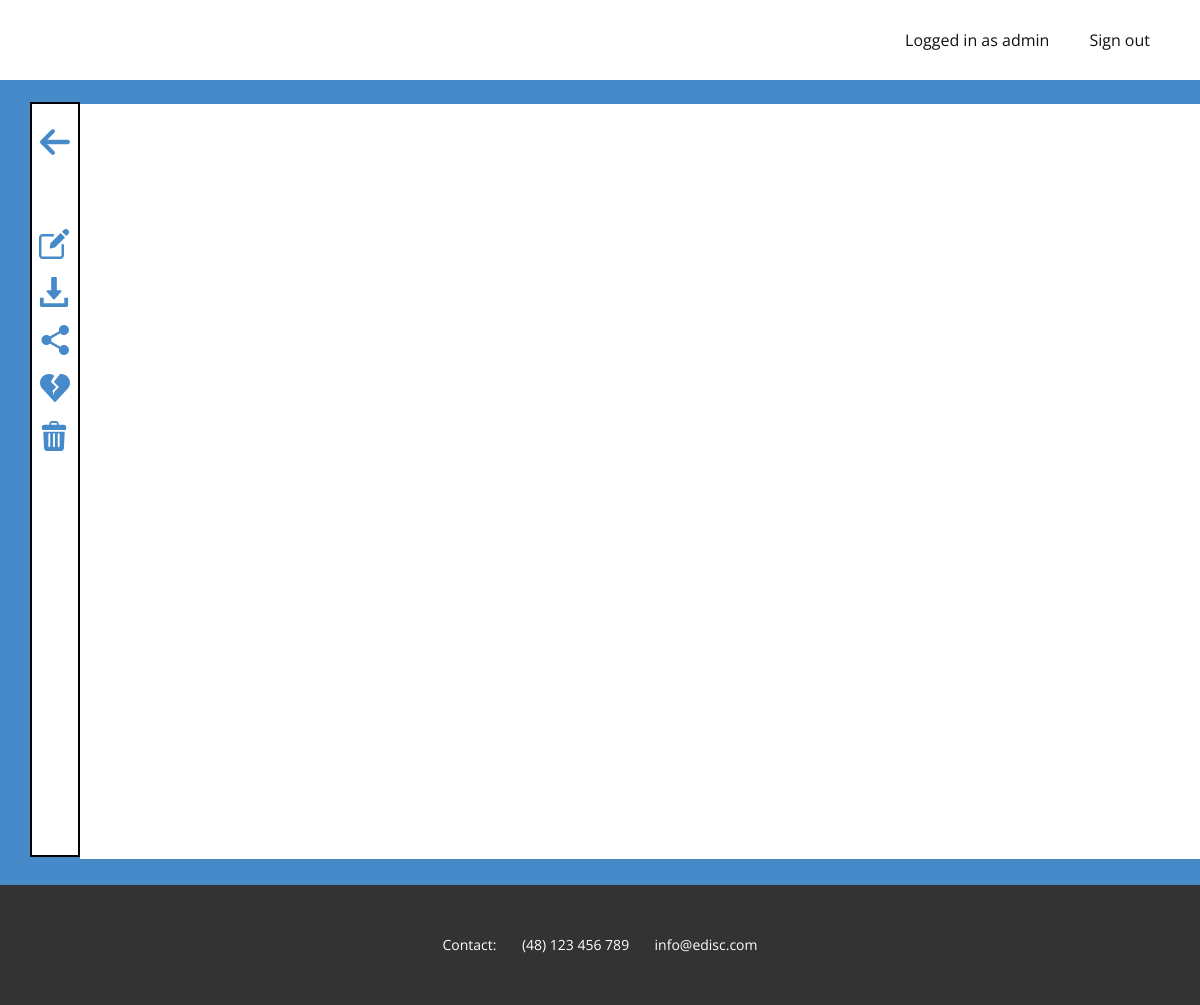
Before: /drive/favourites/ (signed in) with the older database file.
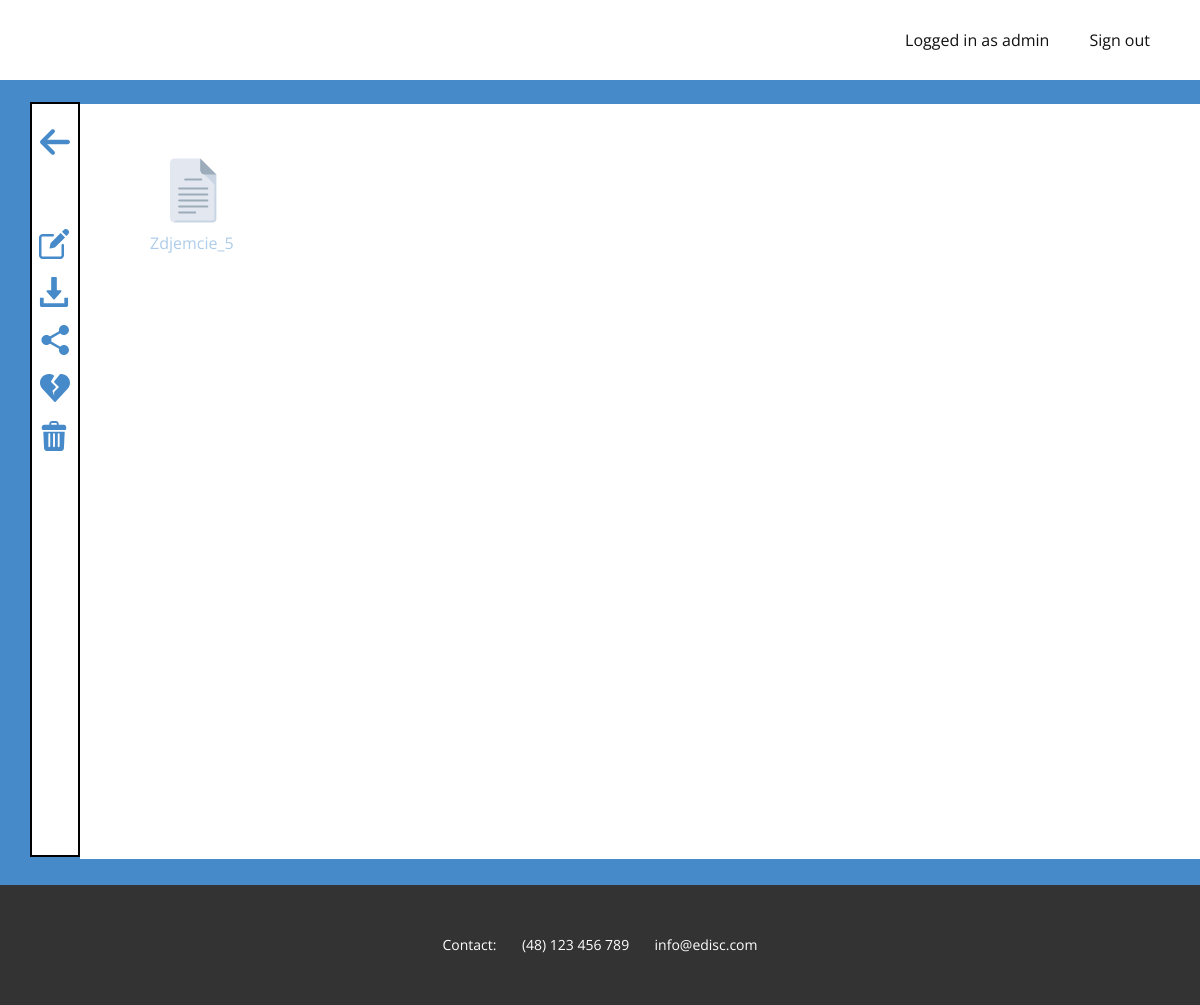
After: the same page with the newer database file.
### mainapp/models.py (models this page shows, shortened)
class File (models.Model):
    fileName = models.CharField(max_length=30)
    extension = models.CharField(max_length=4, default='none')
    content = models.FileField(default='No file loaded')
    directory = models.ForeignKey(Directory, on_delete=models.CASCADE)
    uploadDate = models.DateTimeField()
    inBin = models.BooleanField(default=False)
    isFavourite = models.BooleanField(default=False)

### mainapp/views.py (the view)
# urls.py: path('drive/favourites/', views.favouritePage, name='favourite'),
@login_required(login_url='login')
def favouritePage(request):
    return render(request, 'mainapp/favourites.html')

### mainapp/templates/mainapp/favourites.html (shortened to what the changed rows need)
{% extends "./base.html" %}
{% block body_content %}
    {% for dir in user.directory_set.all %}
        {% for fil in dir.file_set.all %}
              {% if fil.isFavourite == True and fil.inBin == False %}
                  <div class="floatLeft">
                    <a>
                        <figure>
                            {% if fil.extension == 'pdf' %}
                                <img src="../../static/images/file_icons/pdf_icon.png" width="73" height="81">
                            {% elif fil.extension == 'doc' or fil.extension == 'docx' or fil.extension == 'docs' %}
                                <img src="../../static/images/file_icons/doc_icon.png" width="73" height="81">
                            {% elif fil.extension == 'mov' or fil.extension == 'mp4' or fil.extension == 'mkv' %}
                                <img src="../../static/images/file_icons/mov_icon.png" width="73" height="81">
                            {% elif fil.extension == 'mp3' or fil.extension == 'wav' or fil.extension == 'm4a' %}
                                <img src="../../static/images/file_icons/mp3_icon.png" width="73" height="81">
                            {% elif fil.extension == 'png' or fil.extension == 'jpg' or fil.extension == 'jpeg' %}
                                <img src="../../static/images/file_icons/png_icon.png" width="73" height="81">
                            {% elif fil.extension == 'ppt' %}
                                <img src="../../static/images/file_icons/ppt_icon.png" width="73" height="81">
                            {% elif fil.extension == 'txt' %}
                                <img src="../../static/images/file_icons/txt_icon.png" width="73" height="81">
                            {% elif fil.extension == 'xls' %}
                                <img src="../../static/images/file_icons/xls_icon.png" width="73" height="81">
                            {% elif fil.extension == 'rar' or fil.extension == 'zip' or fil.extension == 'tar' %}
                                <img src="../../static/images/file_icons/zip_icon.png" width="73" height="81">
                            {% else %}
                                <img src="../../static/images/file_icons/file_icon_v2.png" width="75" height="81">
                            {% endif %}
                        <figcaption>
                            {{ fil.fileName }}
                        </figcaption>
                    </figure>
                </a>
            </div>
              {% endif %}
        {% endfor %}
    {% endfor %}
{% endblock %}
{% block list_content %}
    <link rel="stylesheet" href="../../static/css/favourite.css" media="screen">
{% endblock %}

Changed rows visible on the page:
added File: isFavourite True (drawn), fileName "Zdjemcie_5"
